Frame 1 (no input): blank canvas, image omitted
Frame 60 (no input): blank canvas, image omitted
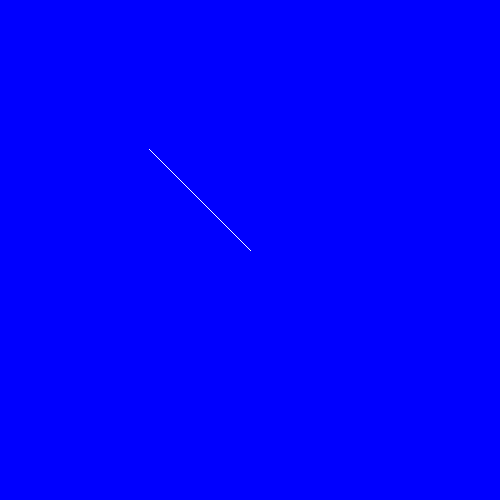
Frame 120 (the mouse pressed at the canvas centre since frame 60)

The p5.js sketch whose frames 1 and 60 were blank and that drew this single picture after the mouse press (run headless with seeded random() and noise() and a simulated clock; from frame 60 on, the mouse is pressed at the canvas centre):

// p5.js sketch
// ── sketch.js
function setup() {
  createCanvas(500, 500);
  background(0, 0, 255);
}

function draw() {
  if(mouseIsPressed) {
    stroke(255, 255, 255);
    line(150, 150, mouseX, mouseY);
  }
}
